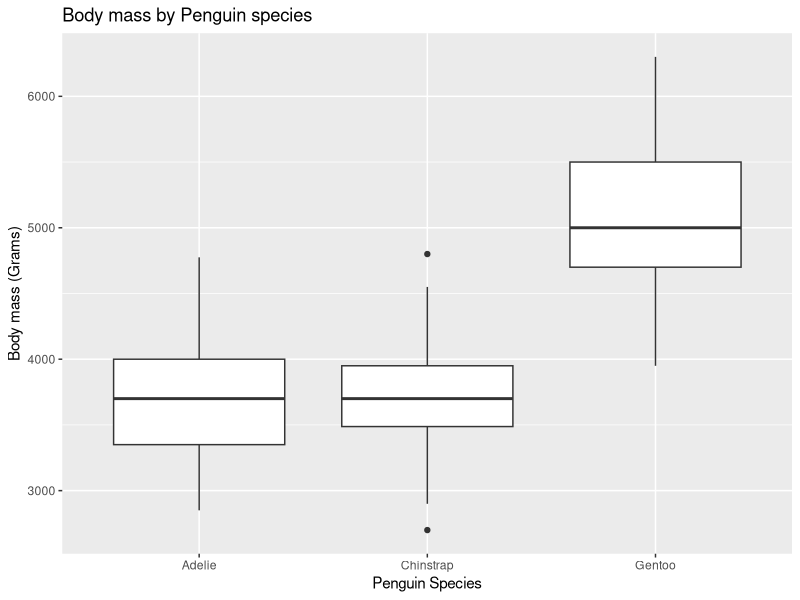
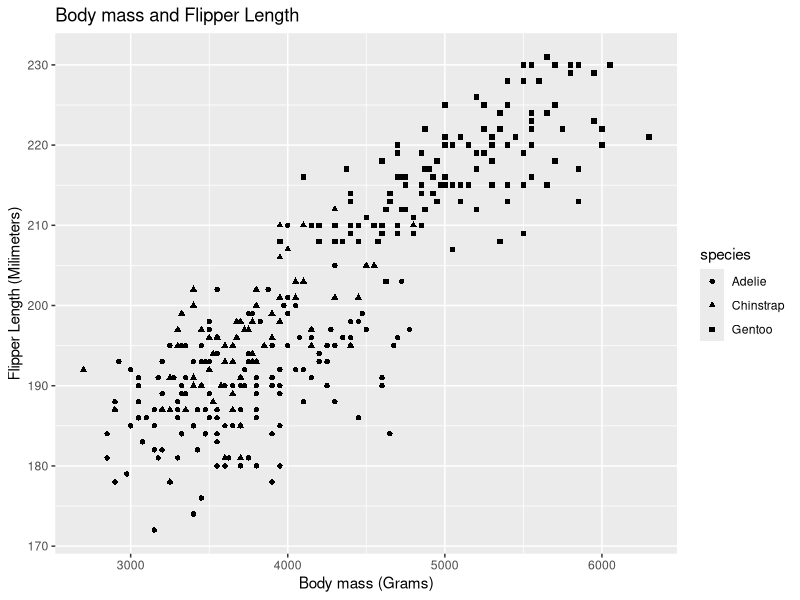
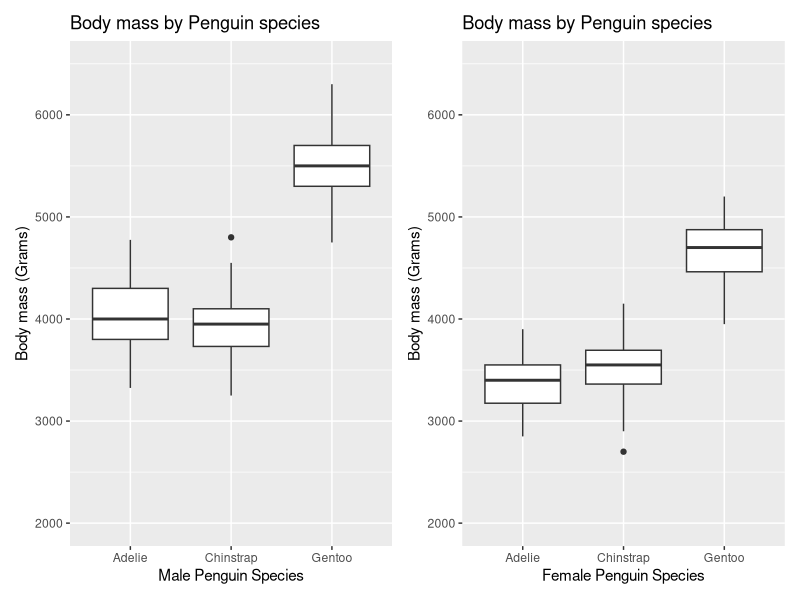

Recreate these plots in R, in order. (Note: this script raises an error after producing the figures.)
## ---- chunk 1
#| warning: false
#install.packages("palmerpenguins")
#install.packages("patchwork")
library(tidyverse)
library(palmerpenguins)
library(patchwork)
## ---- chunk 2
penguins<- penguins
glimpse(penguins)
## ---- chunk 3
penguins_small<- penguins |> select(species, island, sex, body_mass_g, flipper_length_mm)

penguins_Adelie<- penguins |> filter(species=="Adelie")

penguins_big<- penguins |> filter(body_mass_g>5000)

glimpse(penguins_Adelie)

glimpse(penguins_big)

penguins_kg<- data.frame(body_mass_kg= penguins$body_mass_g/1000)
## ---- chunk 4
penguins_Gentoo<- penguins |> filter(species== "Gentoo")
glimpse(penguins_Gentoo)
mean_body_mass_gentoo<- mean(penguins_Gentoo$body_mass_g, na.rm = TRUE)
median_body_mass_gentoo<- median(penguins_Gentoo$body_mass_g, na.rm = TRUE)
mean_flipper_length_gentoo<- mean(penguins_Gentoo$flipper_length_mm, na.rm = TRUE)
mean_body_mass_gentoo
median_body_mass_gentoo
mean_flipper_length_gentoo


penguins_Chinstrap<- penguins |>  filter(species== "Chinstrap")
glimpse(penguins_Chinstrap)
mean_body_mass_Chinstrap<- mean(penguins_Chinstrap$body_mass_g, na.rm = TRUE)
median_body_mass_Chinstrap<- median(penguins_Chinstrap$body_mass_g, na.rm = TRUE)
mean_flipper_length_Chinstrap<- mean(penguins_Chinstrap$flipper_length_mm, na.rm = TRUE)
mean_body_mass_Chinstrap
median_body_mass_Chinstrap
mean_flipper_length_Chinstrap

mean_body_mass_Adelie<- mean(penguins_Adelie$body_mass_g, na.rm = TRUE)
median_body_mass_Adelie<- median(penguins_Adelie$body_mass_g, na.rm = TRUE)
mean_flipper_length_Adelie<- mean(penguins_Adelie$flipper_length_mm, na.rm = TRUE)
mean_body_mass_Adelie
median_body_mass_Adelie
mean_flipper_length_Adelie
## ---- chunk 5
female_penguins_Adelie<- penguins_Adelie |> filter(sex== "female")
mean(female_penguins_Adelie$body_mass_g)

female_penguins_Gentoo<- penguins_Gentoo|> filter(sex== "female")
mean(female_penguins_Gentoo$body_mass_g)

female_penguins_Chinstrap<- penguins_Chinstrap |> filter(sex== "female")
mean(female_penguins_Chinstrap$body_mass_g)
## ---- chunk 6
Adelie_Torgersen<- penguins_Adelie |> filter(island=="Torgersen")
Adelie_Biscoe<- penguins_Adelie |> filter(island=="Biscoe")
Adelie_Dream<- penguins_Adelie |> filter(island=="Dream")

##the other species of penguins only live on one island so there is no need to make new variables
ReviewB<-data.frame(
  Name= c("Adelie Torgersen", "Adelie Dream", "Adelie Biscoe", "Gentoo Biscoe", "Chinstrap Dream"),
  Count= c(count(Adelie_Torgersen), count(Adelie_Dream), count(Adelie_Biscoe), count(penguins_Gentoo), count(penguins_Chinstrap)),
  meanFlipper= c(mean(Adelie_Torgersen$flipper_length_mm, na.rm = TRUE), mean(Adelie_Dream$flipper_length_mm, na.rm = TRUE), mean(Adelie_Biscoe$flipper_length_mm, na.rm = TRUE), mean_flipper_length_gentoo, mean_body_mass_Chinstrap)
)

## ---- chunk 7
ggplot(penguins,aes(x= species, y= body_mass_g))+
  geom_boxplot()+
  labs(x= "Penguin Species", y= "Body mass (Grams)", title= "Body mass by Penguin species")



ggplot(penguins, aes(x= body_mass_g, y= flipper_length_mm, shape = species))+
         geom_point()+
         labs(x= "Body mass (Grams)", y= "Flipper Length (Milimeters)", title= "Body mass and Flipper Length")
       
## ---- chunk 8
penguins_male<- penguins |> filter(sex=="male")
penguins_female<- penguins |> filter(sex=="female")

male_plot<-ggplot(penguins_male, aes(x= species, y= body_mass_g))+
         geom_boxplot()+
          labs(x= "Male Penguin Species", y= "Body mass (Grams)", title= "Body mass by Penguin species")+
  ylim(2000,6500)

female_plot<-ggplot(penguins_female, aes(x= species, y= body_mass_g))+
         geom_boxplot()+
          labs(x= "Female Penguin Species", y= "Body mass (Grams)", title= "Body mass by Penguin species")+
  ylim(2000,6500)


total_plot<- male_plot | female_plot
total_plot

## ---- chunk 9
penguins |> 
  group_by(species) |> 
  summarize(
    n=n(),
    mean_mass= mean(body_mass_g, na.rm= TRUE),
    median_mass= median(body_mass_g, na.rm = TRUE),
    mean_flipper_length= )
